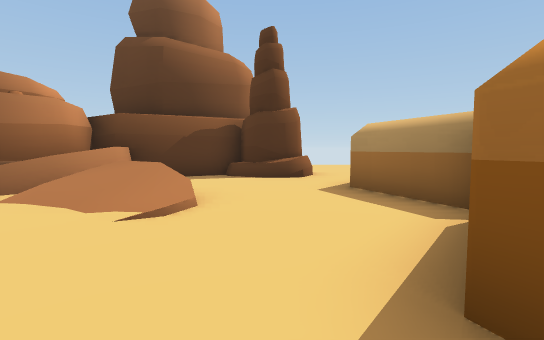
View 1 (above)

17 first-person views from a walk through a scene from a Unity 3-D project. The camera is 1.3 m above the floor, tilts 4° down and sees 85° across. The floor is counted in squares, 2 m on a side. Each view is taken from the middle of a square. On the plan, view 1 faces up. The plan holds only what a view shows up to about 9 squares ahead; the rest is blank. The place goes on beyond the plan. The player character is not drawn.

View 2
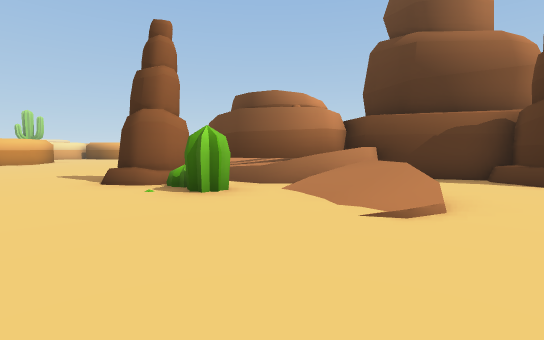

View 3
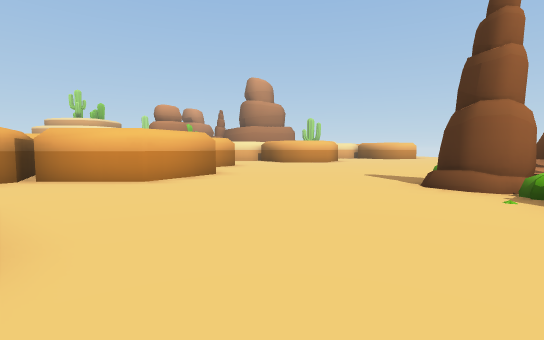

View 4
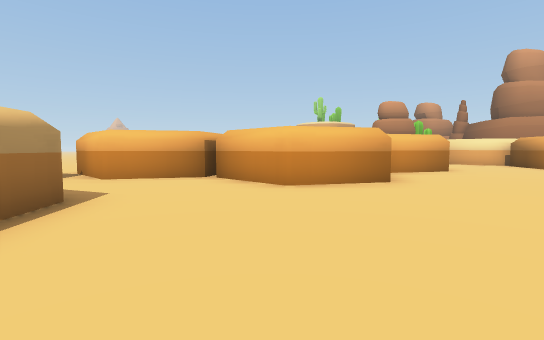

View 5
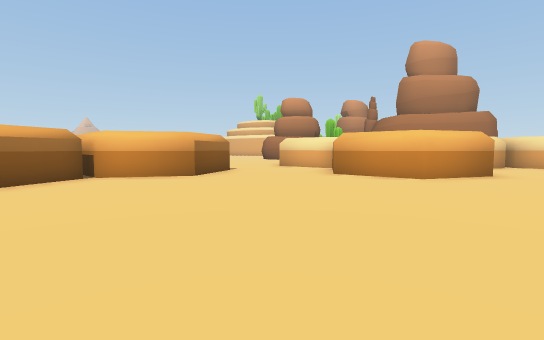

View 6
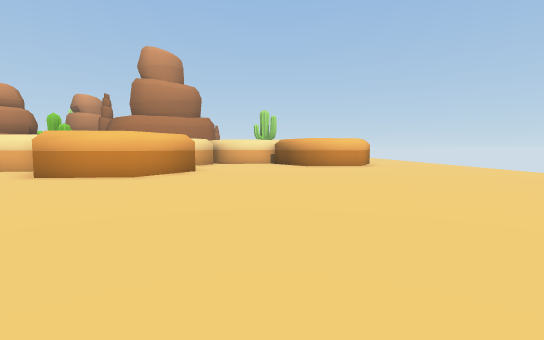

View 7
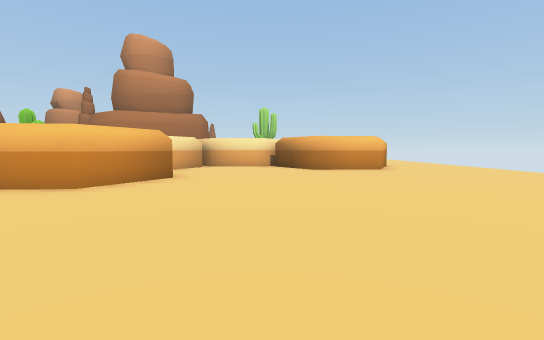

View 8
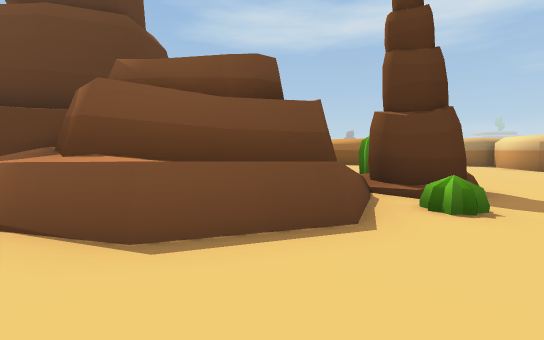

View 9
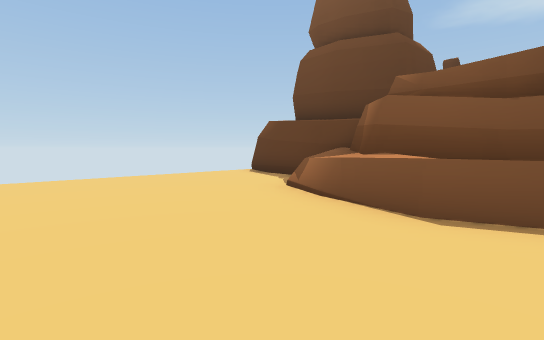

View 10
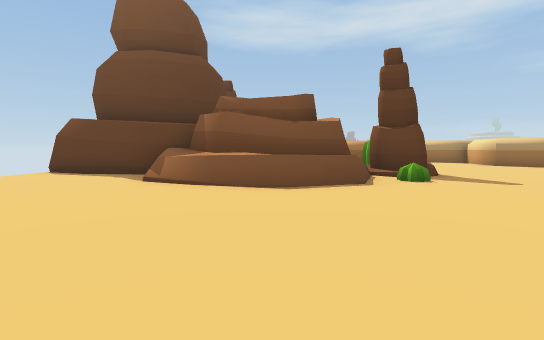

View 11
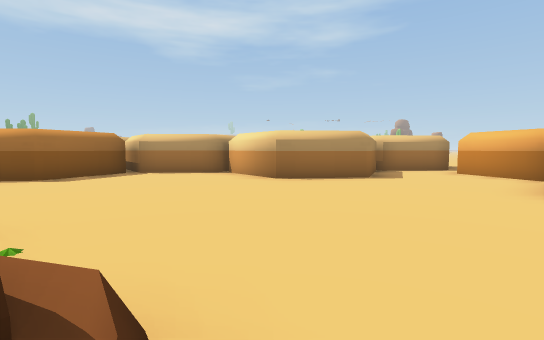

View 12
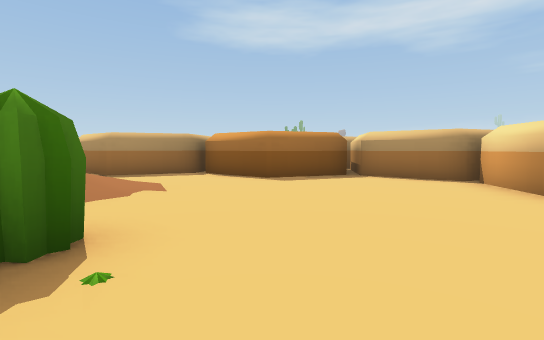

View 13
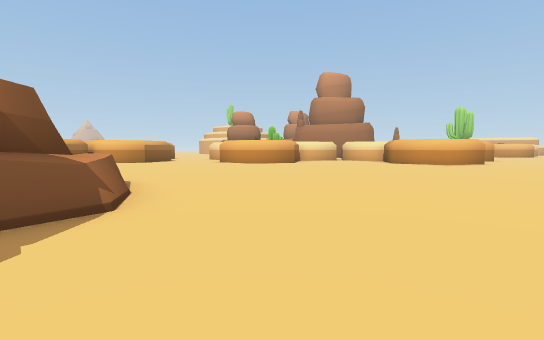

View 14
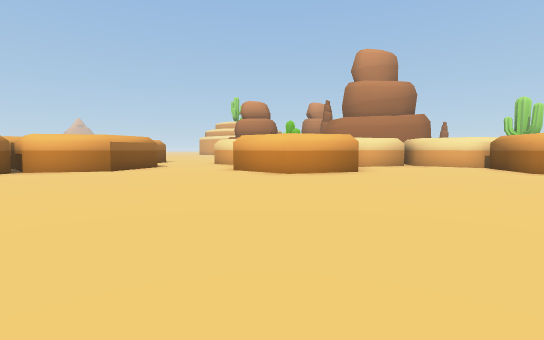

View 15
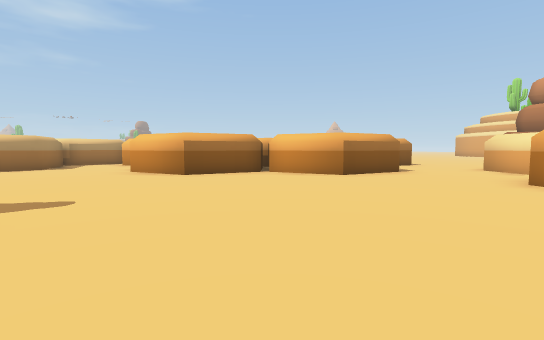

View 16
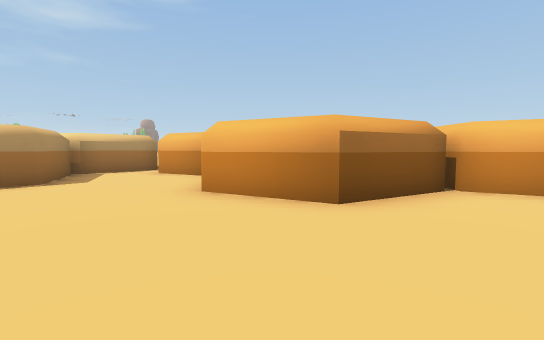

View 17
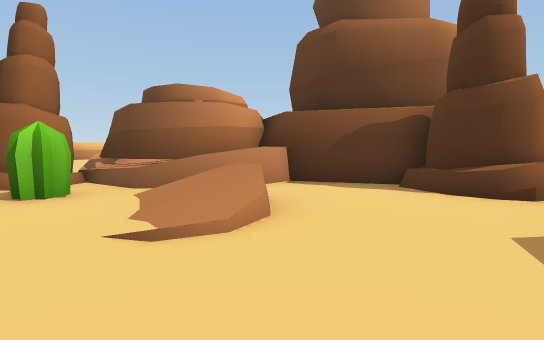

### Floor plan
Key: @ floor where view 1 was taken; # wall or solid block; . floor; / step, stairs or slope; = window, fence, low wall or low ledge; ^ raised ledge; R rock; C cactus; O other object.
Columns run from 19 left of view 1 to 2 right of it. Each row starts with its distance up from view 1.
 12 .............#
 11 .............#
 10 .............#
  9 ............=#
  8 ...........^^^    ###.
  7 ...........#^  ######.
  6 ..........^^   #^....#
  5 ...........^#RRO=R...#
  4 ...........^##^^/ /..#
  3 ...........C##.C.//..#
  2  ###.........#.......#
  1    #................##
  0    #...............@##
 -1     .................#
 -2  #.................###
 -3  #...###.###....####
 -4  #...# ### ##...#
 -5             #...#
 -6             #...#
 -7             ###.#
 -8               ###
 -9               #

Where each view was taken, in squares from view 1:
view 1: 0 up, 0 right, facing up
view 2: 0 up, 0 right, facing up-left
view 3: 1 down, 1 left, facing left
view 4: 0 up, 3 left, facing down-left
view 5: 4 up, 9 left, facing down-left
view 6: 5 up, 9 left, facing left
view 7: 5 up, 11 left, facing left
view 8: 5 up, 11 left, facing right
view 9: 5 up, 12 left, facing up-right
view 10: 6 up, 14 left, facing right
view 11: 2 up, 7 left, facing down-right
view 12: 1 up, 6 left, facing right
view 13: 12 up, 7 left, facing down-left
view 14: 7 up, 10 left, facing down-left
view 15: 5 up, 11 left, facing down
view 16: 1 up, 8 left, facing down
view 17: 2 up, 1 right, facing up-left
